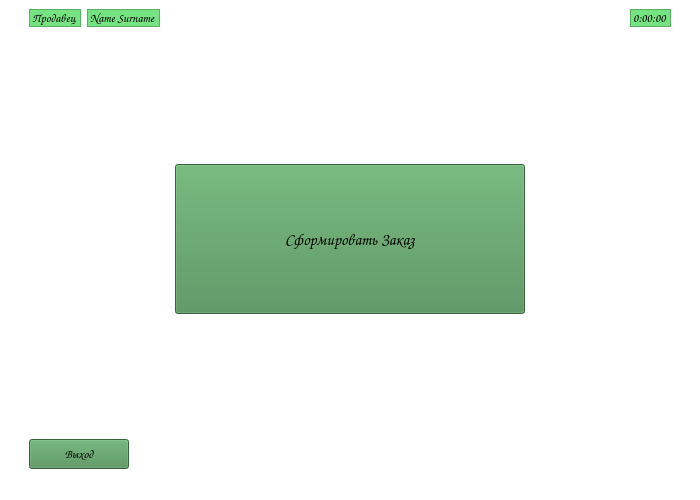
<?xml version="1.0" encoding="UTF-8"?>
<ui version="4.0">
 <class>MainWindow</class>
 <widget class="QMainWindow" name="MainWindow">
  <property name="geometry">
   <rect>
    <x>0</x>
    <y>0</y>
    <width>700</width>
    <height>500</height>
   </rect>
  </property>
  <property name="minimumSize">
   <size>
    <width>700</width>
    <height>500</height>
   </size>
  </property>
  <property name="maximumSize">
   <size>
    <width>700</width>
    <height>500</height>
   </size>
  </property>
  <property name="font">
   <font>
    <family>Comic Sans MS</family>
   </font>
  </property>
  <property name="windowTitle">
   <string>MainWindow</string>
  </property>
  <property name="styleSheet">
   <string notr="true">background-color: rgb(255, 255, 255);</string>
  </property>
  <widget class="QWidget" name="centralwidget">
   <layout class="QHBoxLayout" name="horizontalLayout">
    <item>
     <layout class="QVBoxLayout" name="verticalLayout">
      <property name="sizeConstraint">
       <enum>QLayout::SetMinAndMaxSize</enum>
      </property>
      <item>
       <layout class="QHBoxLayout" name="horizontalLayout_2">
        <property name="sizeConstraint">
         <enum>QLayout::SetDefaultConstraint</enum>
        </property>
        <item>
         <spacer name="horizontalSpacer_3">
          <property name="orientation">
           <enum>Qt::Horizontal</enum>
          </property>
          <property name="sizeType">
           <enum>QSizePolicy::Fixed</enum>
          </property>
          <property name="sizeHint" stdset="0">
           <size>
            <width>20</width>
            <height>20</height>
           </size>
          </property>
         </spacer>
        </item>
        <item alignment="Qt::AlignHCenter|Qt::AlignTop">
         <widget class="QLabel" name="label_role">
          <property name="font">
           <font>
            <family>Comic Sans MS</family>
           </font>
          </property>
          <property name="styleSheet">
           <string notr="true">background-color: rgb(118, 227, 131);</string>
          </property>
          <property name="frameShape">
           <enum>QFrame::StyledPanel</enum>
          </property>
          <property name="text">
           <string>Продавец</string>
          </property>
         </widget>
        </item>
        <item alignment="Qt::AlignHCenter|Qt::AlignTop">
         <widget class="QLabel" name="label_name">
          <property name="font">
           <font>
            <family>Comic Sans MS</family>
           </font>
          </property>
          <property name="styleSheet">
           <string notr="true">background-color: rgb(118, 227, 131);</string>
          </property>
          <property name="frameShape">
           <enum>QFrame::StyledPanel</enum>
          </property>
          <property name="text">
           <string>Name Surname</string>
          </property>
         </widget>
        </item>
        <item>
         <spacer name="horizontalSpacer">
          <property name="orientation">
           <enum>Qt::Horizontal</enum>
          </property>
          <property name="sizeHint" stdset="0">
           <size>
            <width>40</width>
            <height>20</height>
           </size>
          </property>
         </spacer>
        </item>
        <item alignment="Qt::AlignRight|Qt::AlignTop">
         <widget class="QLabel" name="label_timer">
          <property name="font">
           <font>
            <family>Comic Sans MS</family>
           </font>
          </property>
          <property name="styleSheet">
           <string notr="true">background-color: rgb(118, 227, 131);</string>
          </property>
          <property name="frameShape">
           <enum>QFrame::StyledPanel</enum>
          </property>
          <property name="text">
           <string>0:00:00</string>
          </property>
         </widget>
        </item>
        <item>
         <spacer name="horizontalSpacer_4">
          <property name="orientation">
           <enum>Qt::Horizontal</enum>
          </property>
          <property name="sizeType">
           <enum>QSizePolicy::Fixed</enum>
          </property>
          <property name="sizeHint" stdset="0">
           <size>
            <width>20</width>
            <height>20</height>
           </size>
          </property>
         </spacer>
        </item>
       </layout>
      </item>
      <item>
       <layout class="QHBoxLayout" name="horizontalLayout_3">
        <property name="sizeConstraint">
         <enum>QLayout::SetFixedSize</enum>
        </property>
        <item>
         <widget class="QPushButton" name="btn_to_order">
          <property name="sizePolicy">
           <sizepolicy hsizetype="Maximum" vsizetype="Minimum">
            <horstretch>0</horstretch>
            <verstretch>0</verstretch>
           </sizepolicy>
          </property>
          <property name="maximumSize">
           <size>
            <width>350</width>
            <height>16777215</height>
           </size>
          </property>
          <property name="font">
           <font>
            <family>Comic Sans MS</family>
            <pointsize>12</pointsize>
           </font>
          </property>
          <property name="styleSheet">
           <string notr="true">background-color: rgb(73, 140, 81);</string>
          </property>
          <property name="text">
           <string>Сформировать Заказ</string>
          </property>
         </widget>
        </item>
       </layout>
      </item>
      <item>
       <layout class="QHBoxLayout" name="horizontalLayout_5">
        <item>
         <spacer name="horizontalSpacer_2">
          <property name="orientation">
           <enum>Qt::Horizontal</enum>
          </property>
          <property name="sizeType">
           <enum>QSizePolicy::Fixed</enum>
          </property>
          <property name="sizeHint" stdset="0">
           <size>
            <width>20</width>
            <height>20</height>
           </size>
          </property>
         </spacer>
        </item>
        <item alignment="Qt::AlignLeft|Qt::AlignBottom">
         <widget class="QPushButton" name="btn_exit">
          <property name="minimumSize">
           <size>
            <width>100</width>
            <height>30</height>
           </size>
          </property>
          <property name="maximumSize">
           <size>
            <width>100</width>
            <height>30</height>
           </size>
          </property>
          <property name="font">
           <font>
            <family>Comic Sans MS</family>
           </font>
          </property>
          <property name="styleSheet">
           <string notr="true">background-color: rgb(73, 140, 81);</string>
          </property>
          <property name="text">
           <string>Выход</string>
          </property>
         </widget>
        </item>
       </layout>
      </item>
     </layout>
    </item>
   </layout>
  </widget>
  <widget class="QMenuBar" name="menubar">
   <property name="geometry">
    <rect>
     <x>0</x>
     <y>0</y>
     <width>700</width>
     <height>21</height>
    </rect>
   </property>
  </widget>
  <widget class="QStatusBar" name="statusbar"/>
 </widget>
 <resources/>
 <connections/>
</ui>
